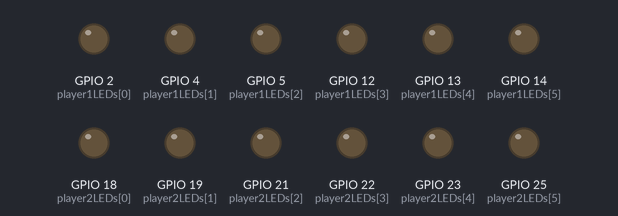
Bench run of a sketch on a simulated ESP32. On the bench: output pins drawn as LEDs (lit = HIGH). Random numbers use the default seed unless the sketch sets one.

Above: at 0.15 s.
At 4.95 s:
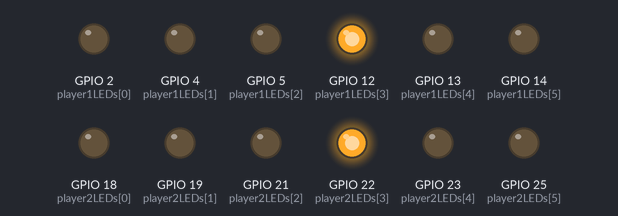
At 10.05 s:
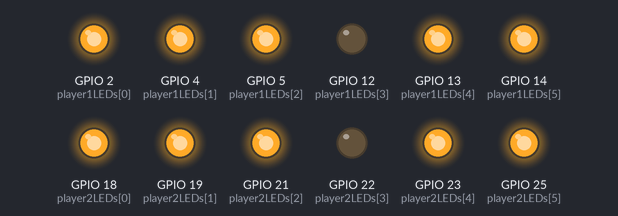
At 19.95 s:
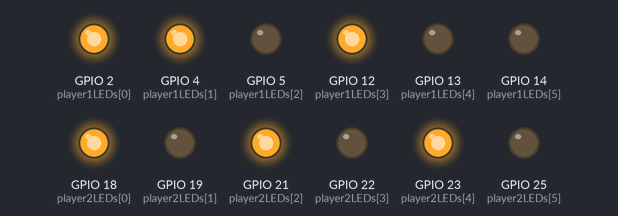
At 29.85 s:
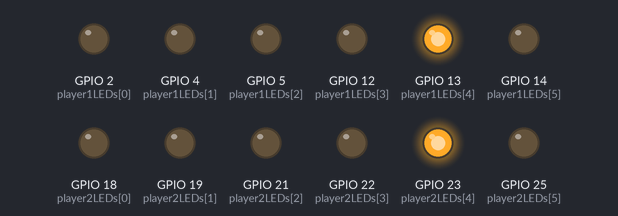
At 39.75 s:
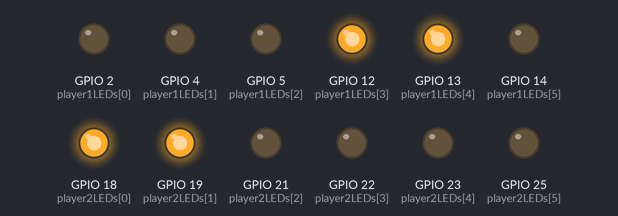
Timing chart, 0 to 40.0 s (numbered marks = the images above):
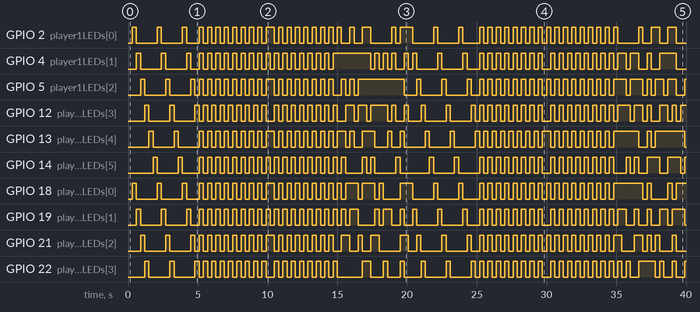

The sketch:

led_pattern.ino
```cpp
#include <Arduino.h>

// LED pins
const int player1LEDs[] = {2, 4, 5, 12, 13, 14};
const int player2LEDs[] = {18, 19, 21, 22, 23, 25};

const int numLEDs = sizeof(player1LEDs) / sizeof(player1LEDs[0]);

// Timing
unsigned long previousMillis = 0;
const long interval = 300;      // LED update interval
const long patternInterval = 5000; // Pattern change interval
unsigned long previousPatternMillis = 0;

// Pattern control
int currentLED = 0;
int currentPattern = 0;
const int totalPatterns = 4;

void setup() {
  for (int i = 0; i < numLEDs; i++) {
    pinMode(player1LEDs[i], OUTPUT);
    pinMode(player2LEDs[i], OUTPUT);
    digitalWrite(player1LEDs[i], LOW);
    digitalWrite(player2LEDs[i], LOW);
  }
}

void loop() {
  unsigned long currentMillis = millis();

  // Switch pattern every few seconds
  if (currentMillis - previousPatternMillis >= patternInterval) {
    previousPatternMillis = currentMillis;
    currentPattern++;
    if (currentPattern >= totalPatterns) currentPattern = 0;
    currentLED = 0; // Reset LED index for new pattern
  }

  // Update LEDs based on pattern interval
  if (currentMillis - previousMillis >= interval) {
    previousMillis = currentMillis;
    runPattern(currentPattern);
  }
}

void runPattern(int pattern) {
  switch (pattern) {
    case 0: // Chase pattern
      for (int i = 0; i < numLEDs; i++) {
        digitalWrite(player1LEDs[i], LOW);
        digitalWrite(player2LEDs[i], LOW);
      }
      digitalWrite(player1LEDs[currentLED], HIGH);
      digitalWrite(player2LEDs[currentLED], HIGH);
      currentLED++;
      if (currentLED >= numLEDs) currentLED = 0;
      break;

    case 1: // Blink pattern
      for (int i = 0; i < numLEDs; i++) {
        digitalWrite(player1LEDs[i], !digitalRead(player1LEDs[i]));
        digitalWrite(player2LEDs[i], !digitalRead(player2LEDs[i]));
      }
      break;

    case 2: // Alternating pattern
      for (int i = 0; i < numLEDs; i++) {
        bool state = (i % 2 == currentLED % 2);
        digitalWrite(player1LEDs[i], state);
        digitalWrite(player2LEDs[i], state);
      }
      currentLED++;
      break;

    case 3: // Random pattern
      for (int i = 0; i < numLEDs; i++) {
        digitalWrite(player1LEDs[i], random(0, 2));
        digitalWrite(player2LEDs[i], random(0, 2));
      }
      break;
  }
}
```

Measured:
- by itself, GPIO 2 (player1LEDs[0]): LOW → HIGH at 0.30 s, → LOW 0.30 s later, → HIGH 1.5 s later, → LOW 0.30 s later, … (92 changes in this stretch)
- by itself, GPIO 4 (player1LEDs[1]): LOW → HIGH at 0.60 s, → LOW 0.30 s later, → HIGH 1.5 s later, → LOW 0.30 s later, … (94 changes in this stretch)
- by itself, GPIO 5 (player1LEDs[2]): LOW → HIGH at 0.90 s, → LOW 0.30 s later, → HIGH 1.5 s later, → LOW 0.30 s later, … (93 changes in this stretch)
- by itself, GPIO 12 (player1LEDs[3]): LOW → HIGH at 1.2 s, → LOW 0.30 s later, → HIGH 1.5 s later, → LOW 0.30 s later, … (97 changes in this stretch)
- by itself, GPIO 13 (player1LEDs[4]): LOW → HIGH at 1.5 s, → LOW 0.30 s later, → HIGH 1.5 s later, → LOW 0.30 s later, … (88 changes in this stretch)
- by itself, GPIO 14 (player1LEDs[5]): LOW → HIGH at 1.8 s, → LOW 0.30 s later, → HIGH 1.5 s later, → LOW 0.30 s later, … (91 changes in this stretch)
- by itself, GPIO 18 (player2LEDs[0]): LOW → HIGH at 0.30 s, → LOW 0.30 s later, → HIGH 1.5 s later, → LOW 0.30 s later, … (91 changes in this stretch)
- by itself, GPIO 19 (player2LEDs[1]): LOW → HIGH at 0.60 s, → LOW 0.30 s later, → HIGH 1.5 s later, → LOW 0.30 s later, … (98 changes in this stretch)
